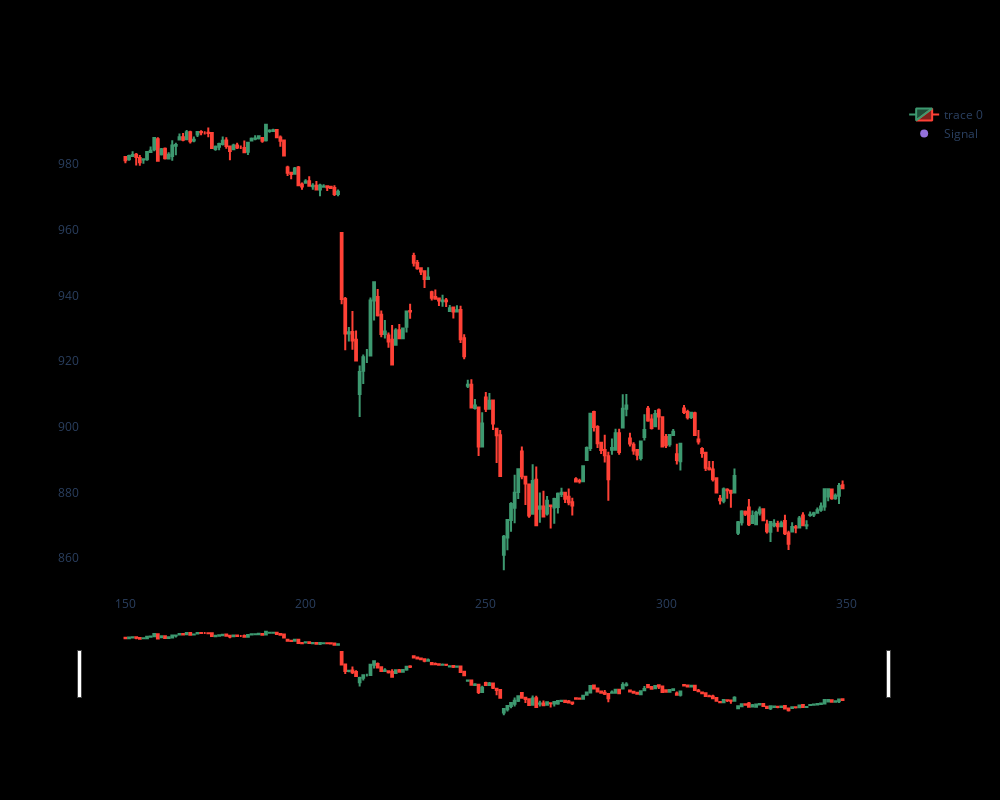

The notebook cell saved with this chart:
### Code cell
dfpl = df[150:350]
import plotly.graph_objects as go

fig = go.Figure(data=[go.Candlestick(x=dfpl.index,
                open=dfpl['open'],
                high=dfpl['high'],
                low=dfpl['low'],
                close=dfpl['close'])])

fig.update_layout(
    autosize=False,
    width=1000,
    height=800,
    paper_bgcolor='black',
    plot_bgcolor='black')
fig.update_xaxes(gridcolor='black')
fig.update_yaxes(gridcolor='black')
fig.add_scatter(x=dfpl.index, y=dfpl['pointpos'], mode="markers",
                marker=dict(size=8, color="MediumPurple"),
                name="Signal")
fig.show()

### Figure 1 — Plotly figure (JSON) as saved in the notebook; plotly's stock layout.template omitted (floating-point values rounded to 4 significant figures; data arrays with more than 128 entries replaced by an {"elided": "..."} marker saying what was removed)
{"data": [{"close": {"elided": "200 float values"}, "high": {"elided": "200 float values"}, "low": {"elided": "200 float values"}, "open": {"elided": "200 float values"}, "type": "candlestick", "x": {"elided": "200 int values"}}, {"marker": {"color": "MediumPurple", "size": 8}, "mode": "markers", "name": "Signal", "type": "scatter", "x": {"elided": "200 int values"}, "y": {"elided": "200 null values"}}], "layout": {"autosize": false, "height": 800, "paper_bgcolor": "black", "plot_bgcolor": "black", "width": 1000, "xaxis": {"autorange": true, "gridcolor": "black", "range": [137.4, 361.6], "rangeslider": {"autorange": true, "range": [137.4, 361.6], "yaxis": {"_template": null, "rangemode": "match"}}, "type": "linear"}, "yaxis": {"autorange": true, "gridcolor": "black", "range": [848.8, 999.5]}}}
